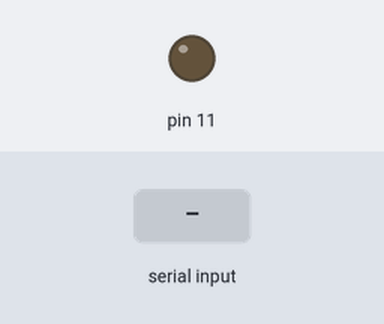
The sketch below on a simulated Arduino Uno, built with avr-gcc and run on an emulated ATmega328P. Parts: output pins drawn as LEDs (lit = HIGH). Inputs (shaded band) come from the test bench.

Above: at 1.2 s.
1.3 s: "90,45\n" received over Serial
At 2.1 s:
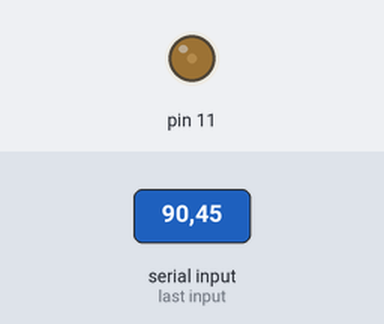
3.8 s: "30,150\n" received over Serial
At 4.3 s:
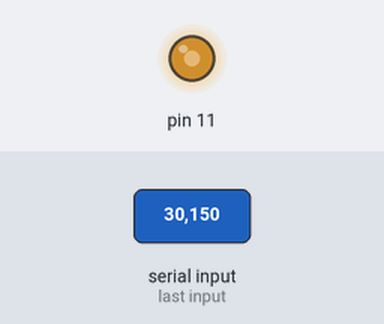
6.3 s: "90\n" received over Serial
At 7.1 s:
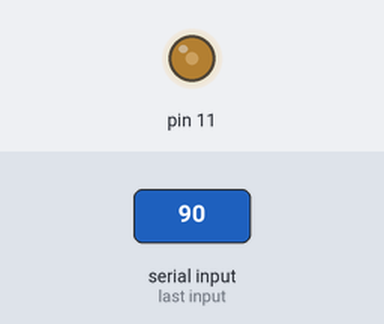
8.8 s: "200\n" received over Serial
At 9.2 s:
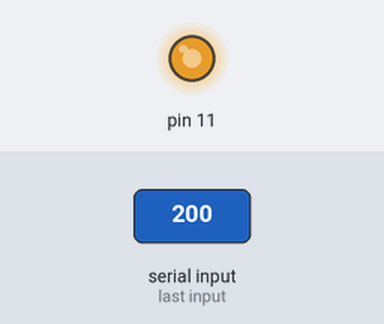
Timing chart, 0 to 11.8 s (numbered marks = the images above; inputs shaded):
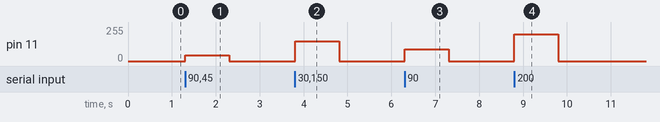

The sketch:

serial_first.ino
```cpp
unsigned char a;

void setup() {
  pinMode(11, OUTPUT);
  Serial.begin(9600);
}

void loop() {
  while (Serial.available()) {
    a = Serial.parseInt();
    analogWrite(11, a);
  }
}
```

Measured:
- after the input at 1.3 s, pin 11: 0/255 → 45/255 at once, → 0/255 1.0 s later
- after the input at 3.8 s, pin 11: 0/255 → 150/255 at once, → 0/255 1.0 s later
- after the input at 6.3 s, pin 11: 0/255 → 90/255 at once, → 0/255 1.0 s later
- after the input at 8.8 s, pin 11: 0/255 → 200/255 at once, → 0/255 1.0 s later
